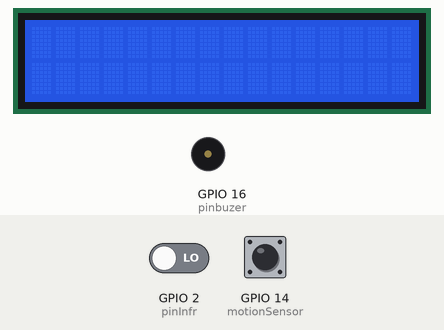
The sketch below on a simulated ESP8266 (NodeMCU). On the bench: 16×2 character LCD, buzzer (waves = sounding, pin HIGH). The test bench sets the inputs (shaded band); at power-on: GPIO 2 (pinInfr) LOW, GPIO 14 (motionSensor) LOW. WiFi joins after 1.5 s; servers stay silent unless stated; what the sketch prints to the serial monitor is not drawn.

Above: at 2.7 s.
2.8 s: GPIO 2 (pinInfr) driven HIGH
5.8 s: GPIO 14 (motionSensor) pulsed HIGH 2 times (0.12 s each, 0.3 s apart)
9.4 s: GPIO 2 (pinInfr) driven LOW
At 10.2 s:
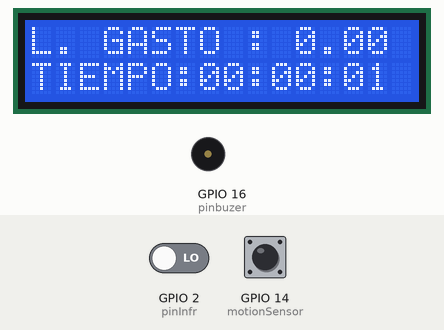
10.9 s: GPIO 14 (motionSensor) driven HIGH
At 13.2 s:
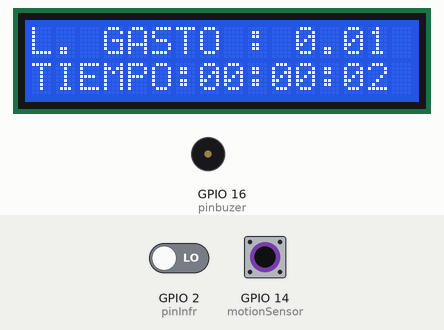
Timing chart, 0 to 14.7 s (numbered marks = the images above; inputs shaded):
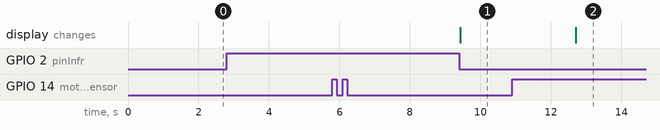

The sketch:

programacion_nodemcu.ino
```cpp
#include <ThingSpeak.h>
#include <ESP8266WiFi.h> // Incluye la librería ESP8266wifi

#define timeSeconds 1
//LCD 16*2 I2C Display libraries
#include <Wire.h>
#include <LiquidCrystal_I2C.h>
LiquidCrystal_I2C lcd(0x27, 2, 1, 0, 4, 5, 6, 7, 3, POSITIVE);
//LiquidCrystal_I2C lcd(0x3F, 2, 1, 0, 4, 5, 6, 7, 3, POSITIVE);

//Variables de conexion al servidor
// ----- Cambiar XXXXX por el nombre de la red wifi o datos a la que se va a conectar
char ssid[] = "UNE_HFC_7BB0"; // Nombre del WiFi (nombre del router)
// ----- Cambiar YYYYY por la contraseña de la red wifi o datos a la que se va a conectar
char pass[] = "AAA0BF87"; // WiFi router password
// ----- Cambiar 123456 por el ID de su canal en ThingSpeak
unsigned long myChannelNumber = 1004093; // Thingspeak número de canal
// ----- Cambiar ZZZZZZZZZZ por la API Key de su canal en ThingSpeak
const char * myWriteAPIKey = "9O4JAFFUIFE01Y8O"; // ThingSpeak write API Key

int status = WL_IDLE_STATUS;
WiFiClient client;

// Set GPIOs for LED and PIR Motion Sensor
const int motionSensor = 14;
double tiempo=0;
double ultimo=0;
float factor_conversion=7.11;
float caudal=0;
int tiempoPrSeg = 0;
int tiempoPrMin = 0;
int tiempoPrH = 0;
int tiempoFnSeg = 0;
// Timer: Auxiliary variables
unsigned long now = millis();
unsigned long lastTrigger = 0;
boolean startTimer = false;
int pulsos=0;
int guardar=0;
float volumen=0;
//pines buzzer y sensor ir
int pinbuzer = 16;
int pinInfr = 2;
// Checks if motion was detected, sets LED HIGH and starts a timer
int  estado;
ICACHE_RAM_ATTR void detectsMovement() {
  pulsos=pulsos+1;
  tiempo = tiempo + 0.001;
}
void setup() {
    WiFi.begin(ssid, pass); // Inicia la conexion WiFi
    ThingSpeak.begin(client); // Inicia ThingSpeak
  // Serial port for debugging purposes
  Serial.begin(115200);
  pinMode(pinbuzer,OUTPUT);
  pinMode(pinInfr,INPUT);
  lcd.begin(16,2);// Cols and rows of the I2C Dsp
  //lcd.init();
  // PIR Motion Sensor mode INPUT_PULLUP
  pinMode(motionSensor, INPUT_PULLUP);
  // Set motionSensor pin as interrupt, assign interrupt function and set RISING mode
  attachInterrupt(digitalPinToInterrupt(motionSensor), detectsMovement, RISING);
  //Conexion al servidor
   Serial.println();
   Serial.print("Conectando a ");
   Serial.print(ssid);

   while (WiFi.status() != WL_CONNECTED)
   {
     delay(500);
     Serial.print(".");
   }

   Serial.println();
   Serial.println("Conectado a WiFi");
   Serial.print("Dirección IP: ");
   Serial.println(WiFi.localIP());
}
  void loop() {
     estado = digitalRead(pinInfr);
    Serial.println(estado);
   if(estado == 1){
     delay(1500);
     do{
       delay(150);
       proceso();
       estado = digitalRead(pinInfr);
       Serial.println(estado);
      }while(estado == 0);
      enviar();
      reinicio();
     }
  }
  void proceso(){
      // Current time
   now = millis();
   // Turn off the LED after the number of seconds defined in the timeSeconds variable
   if(now - lastTrigger > (timeSeconds*1000)) {
     lastTrigger=now;
     guardar= pulsos;
     pulsos=0;
     caudal = guardar/factor_conversion;
     volumen=volumen+caudal/60;

    if(caudal != 0){
       tiempoD();
       char tpM[12];
       sprintf(tpM,"%02d%c%02d%c%02d",tiempoPrH,':', tiempoPrMin,':',tiempoPrSeg);
       Serial.println(tpM);
       //Use the display to print vol & time
       lcd.setCursor(0,0); // Inicio del cursor
       lcd.print("L. GASTO : ");
       lcd.print(volumen);
       lcd.setCursor(0,1);
       lcd.print("TIEMPO:");
       lcd.print(tpM);
       if(volumen > 10){
         digitalWrite(pinbuzer,HIGH);
       }
       else{
         digitalWrite(pinbuzer,LOW);
       }
    }
   }
  }
  void tiempoD(){
    tiempoPrSeg++;
    tiempoFnSeg++;
    if(tiempoPrSeg == 60){
       tiempoPrSeg = 0;
       tiempoPrMin++;
    }
    if(tiempoPrMin == 60){
      tiempoPrMin = 0;
      tiempoPrH++;
    }
    delay(1000);
  }
  void reinicio(){
    tiempoPrSeg = 0;
    tiempoPrMin = 0;
    tiempoPrH = 0;
    tiempoFnSeg = 0;
    lcd.clear();
  }
  void enviar(){
    Serial.print("Ultimo dato enviado =");
     /* char tpM[10];
      sprintf(tpM,"%02d%c%02d%c%02d",tiempoPrH,':', tiempoPrMin,':',tiempoPrSeg);*/
        ThingSpeak.setField(1,volumen);
        ThingSpeak.setField(2,tiempoFnSeg);
       // Escribe todos los campos a la vez.
      ThingSpeak.writeFields(myChannelNumber, myWriteAPIKey);
      Serial.println(tiempoFnSeg);
      Serial.println(volumen);
      digitalWrite(pinbuzer,LOW);
      delay(2000);
  }
```

Measured:
- after the input at 2.8 s, every drawn part: stays the same
- after the input at 5.8 s, every drawn part: stays the same
- after the input at 10.9 s, the display: changes after 1.8 s (image 2)
